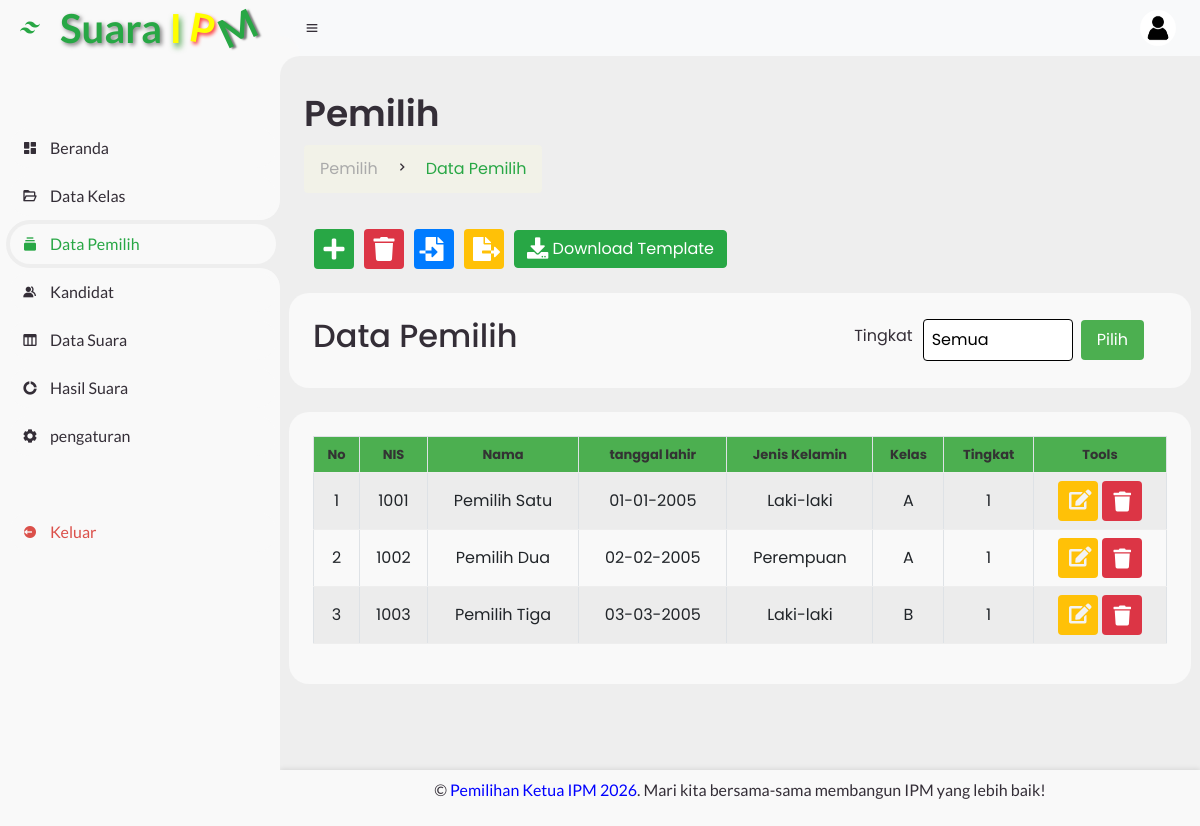
Screenshot of /sistem1/pages/upload_dpt.php (signed in) with the database file from the repository.
### tables this page shows
CREATE TABLE tbl_dpt (
  id INT AUTO_INCREMENT PRIMARY KEY,
  nim VARCHAR(30) NOT NULL,
  kode_akses VARCHAR(50) NOT NULL,
  nama VARCHAR(100) NOT NULL,
  tgl_lahir VARCHAR(30) DEFAULT NULL,
  jenis_kelamin VARCHAR(20) DEFAULT NULL,
  kelas VARCHAR(30) DEFAULT NULL,
  tingkat VARCHAR(30) DEFAULT NULL,
  level VARCHAR(20) NOT NULL DEFAULT 'user'
);

### model/query.php (called while the page is built, shortened)
<?php
function db_jalankan($sql, $tipe = '', $param = [])
{
    global $koneksi;
    $stmt = mysqli_prepare($koneksi, $sql);
    mysqli_stmt_execute($stmt);
    return $stmt;
}
function db_semua($sql, $tipe = '', $param = [])
{
    $stmt = db_jalankan($sql, $tipe, $param);
    $hasil = mysqli_stmt_get_result($stmt);
    $baris = $hasil ? mysqli_fetch_all($hasil, MYSQLI_ASSOC) : [];
    return $baris;
}
function cariDaftarPemilih($cari = null, $tingkat = null)
{
    return db_semua("SELECT * FROM tbl_dpt ORDER BY nim ASC");
}

### sistem1/pages/upload_dpt.php (the view, shortened to what this page needs)
<?php
include '../../koneksi.php';
require_once '../../model/query.php';
?>
<!DOCTYPE html>
<html lang="en">
<head>
    <link rel="stylesheet" href="https://cdnjs.cloudflare.com/ajax/libs/font-awesome/6.0.0-beta3/css/all.min.css">
    <link rel="stylesheet" href="https://stackpath.bootstrapcdn.com/bootstrap/4.5.2/css/bootstrap.min.css">
    <link rel="stylesheet" href="https://maxcdn.bootstrapcdn.com/bootstrap/4.5.2/css/bootstrap.min.css">
  <link rel="stylesheet" href="https://cdn.jsdelivr.net/npm/boxicons@2.1.0/css/boxicons.min.css">
     <link rel="stylesheet" href="https://cdnjs.cloudflare.com/ajax/libs/font-awesome/5.15.3/css/all.min.css">
	<link rel="stylesheet" href="../assets/css/style.css">
    <link rel="stylesheet" href="../../assets/css/components/footer.css">
</head>
<body>
    <?php include "../view/header.php"; ?>
    <section id="content">
    <nav class="navbar navbar-expand-lg navbar-light bg-light">
        <i class='bx bx-menu'></i>
        <div class="ml-auto d-flex align-items-center">
            <div class="profile">
            <img src="../assets/img/logo.png" alt="Profile Picture" id="profile-pic">
        </div>
    </nav>
        <div id="page-wrapper">
            <main>
                <div class="head-title">
                    <div class="left">
                        <h1>Pemilih</h1>
                        <ul class="breadcrumb">
                            <li><a href="#">Pemilih</a></li>
                            <li><i class='bx bx-chevron-right'></i></li>
                            <li><a class="active" href="#">Data Pemilih</a></li>
                        </ul>
                    </div>
                </div>
                <div id="page-inner">
                    <div class="row">
                            <div class="container">
                                <button type="button" class="btn btn-icon btn-tambah" data-toggle="modal" data-target="#tambahDataModal" title="Tambah Data">
                                    <i class="fas fa-plus fa-lg"></i>
                                </button>
                                <a href="../actions/hapus_semua.php?confirm=true" onclick="return confirm('Anda yakin ingin menghapus semua data?')" class="btn btn-icon btn-hapus-semua" title="Hapus Semua Data">
                                    <i class="fas fa-trash fa-lg"></i>
                                </a>
                                <button type="button" class="btn btn-icon btn-import" data-toggle="modal" data-target="#importDataModal" title="Import Data">
                                    <i class="fas fa-file-import fa-lg" style="margin-right: 5px;"></i>
                                </button>
                                <a href="export.php" class="btn btn-icon btn-export" title="Export Data">
                                    <i class="fas fa-file-export fa-lg" style="margin-left: 5px;"></i>
                                </a>
                                <a href="../templates/template-dpt.xlsx"style="margin-left: 10px; margin-top: 20px"  download class="btn btn-success">
                                    <i class="fas fa-download fa-lg"></i>
                                     <span class="d-none d-md-inline"> Download Template</span>
                                </a>
                        </div>
                        <div class="table-data">
                            <div class="orderBox">
                            <h2>Data Pemilih</h2>
                            <div class="class">
                                <div class="container">
                                    <form action="upload_dpt.php" method="GET">
                                        <div class="select-wrapper">
                                            <label for="tingkat">Tingkat</label>
                                            <select id="tingkat" name="tingkat" onchange="tampilkanPemilih()">
                                                <option value="Semua">Semua</option>
                                            </select>
                                            <input type="submit" value="Pilih">
                                        </div>
                                    </form>
                                </div>
                            </div>
                        </div>
                    </div>
                <div class="table-data">
                    <div class="order">
                                <div class="table-responsive">
                                    <table id="data-kelas" class="table table-striped table-bordered table-hover">
                                        <thead>
                                            <tr>
                                                <th class="align-middle text-center">No</th>
                                                <th class="align-middle text-center">NIS</th>
                                                <th class="align-middle text-center">Nama</th>
                                                <th class="align-middle text-center">tanggal lahir</th>
                                                <th class="align-middle text-center">Jenis Kelamin</th>
                                                <th class="align-middle text-center">Kelas</th>
                                                <th class="align-middle text-center">Tingkat</th>
                                                <th class="align-middle text-center">Tools</th>
                                            </tr>
                                        </thead>
                                        <tbody>
                                            <?php
                                            $no = 1;
                                            if (isset($_GET['cari'])) {
                                                $cari = $_GET['cari'];
                                                $data = cariDaftarPemilih($cari);
                                            } elseif (isset($_GET['tingkat']) && $_GET['tingkat'] !== "Semua") {
    										    $tingkat = $_GET['tingkat'];
                                                $data = cariDaftarPemilih(null, $tingkat);
                                            } else {
                                                $data = cariDaftarPemilih();
                                            }
                                            foreach ($data as $d) {
                                            ?>
                                            <tr>
                                                <td class="align-middle text-center"><?php echo $no++; ?></td>
                                                <td class="align-middle text-center"><?php echo $d['nim']; ?></td>
                                                <td class="align-middle text-center"><?php echo $d['nama']; ?></td>
                                                <td class="align-middle text-center"><?php echo date('d-m-Y', strtotime($d['tgl_lahir'])); ?></td>
                                                <td class="align-middle text-center"><?php echo $d['jenis_kelamin']; ?></td>
                                                <td class="align-middle text-center"><?php echo $d['kelas']; ?></td>
                                                <td class="align-middle text-center"><?php echo $d['tingkat']; ?></td>
                                                <td class="align-middle text-center">
                                                    <button class="btn btn-warning edit-btn" data-toggle="modal" data-target="#editDataModal<?php echo $d['id']; ?>"> <i class="fas fa-edit fa-lg" style='color:#f3f3f3'  ></i></button>
                                                    <a class="btn btn-danger delete-btn" href="../actions/hapus_pemilih.php?id=<?php echo $d['id']; ?>" onclick="return confirm('Anda yakin mau menghapus item ini ?')"><i class="fas fa-trash fa-lg"></i> </a>
                                                </td>
                                            </tr>
                                            <?php } ?>
                                        </tbody>
                                    </table>
                                </div>
                            </div>
                         </div>
                        </div>
            </main>
             <?php include '../view/footer.php'; ?>
        </div>
    </section>
</body>
</html>

### sistem1/assets/css/style.css (style rules this page uses)
* { margin: 0; padding: 0; box-sizing: border-box; }
a { text-decoration: none; }
li { list-style: none; }
:root { --poppins: "Poppins", sans-serif; --lato: "Lato", sans-serif; --green: #28a745; --light-green: #c3e6cb; --light: #f9f9f9; --blue: #3c91e6; --light-blue: #cfe8ff; --grey: #eee; --dark-grey: #aaaaaa; --dark: #342e37; --red: #db504a; --yellow: rgba( 255, 206, 38, 0.1 ); --light-yellow: rgba( 255, 255, 204, 0.1 ); --light-orange: #ffe0d3; }
html { overflow-x: hidden; }
body { background: var(--grey); overflow-x: hidden; }
#content { position: relative; width: calc(100% - 280px); left: 280px; transition: width 0.3s ease; }
#content nav { height: 56px; background: var(--light); padding: 0 24px; display: flex; align-items: center; grid-gap: 24px; font-family: var(--lato); position: sticky; top: 0; left: 0; z-index: 1000; }
#content nav::before { content: ""; position: absolute; width: 40px; height: 40px; bottom: -40px; left: 0; border-radius: 50%; box-shadow: -20px -20px 0 var(--light); }
#content nav .bx.bx-menu { cursor: pointer; color: var(--dark); }
#content nav .profile img { width: 36px; height: 36px; object-fit: cover; border-radius: 50%; }
#content main { width: 100%; padding: 36px 24px; font-family: var(--poppins); max-height: calc(100vh - 56px); overflow-y: auto; }
#content main .head-title { display: flex; align-items: center; justify-content: space-between; grid-gap: 16px; flex-wrap: wrap; }
#content main .head-title .left h1 { font-size: 36px; font-weight: 600; margin-bottom: 10px; color: var(--dark); }
#content main .head-title .left .breadcrumb { display: flex; align-items: center; grid-gap: 16px; background: rgba(255, 255, 204, 0.2); }
#content main .head-title .left .breadcrumb li { color: var(--dark); }
#content main .head-title .left .breadcrumb li a { color: var(--dark-grey); pointer-events: none; }
#content main .head-title .left .breadcrumb li a.active { color: var(--green); pointer-events: unset; text-decoration: none; }
#content main .table-data { display: flex; flex-wrap: wrap; grid-gap: 24px; margin-top: 24px; width: 100%; color: var(--dark); }
#content main .table-data > div { border-radius: 20px; background: var(--light); padding: 24px; overflow-x: auto; }
#content main .table-data .order { flex-grow: 1; flex-basis: 500px; }
#content main .table-data .orderBox { flex-grow: 1; flex-basis: 500px; }
#content main .table-data .order table { width: 100%; border-collapse: collapse; }
#content main .table-data .order table th { padding-bottom: 12px; font-size: 13px; text-align: left; border-bottom: 1px solid var(--grey); }
#content main .table-data .order table td { padding: 16px 12px; border-bottom: 1px solid var(--grey); }
#content main .table-data .table-responsive { flex-grow: 1; flex-basis: 500px; }
#content main .table-data .table-responsive table { width: 100%; border-collapse: collapse; }
#content main .table-data .table-responsive table th, #content main .table-data .table-responsive table td { padding: 8px; text-align: center; }
#content main .table-data .table-responsive table th { background-color: #4caf50; color: #333; }
#content main .table-data .table-responsive table tbody tr:nth-child(even) { background-color: #f9f9f9; }

### sistem1/view/header.php (style rules this page uses)
:root { --poppins: "Poppins", sans-serif; --lato: "Lato", sans-serif; --light: #f9f9f9; --green: #28a745; --light-green: #c3e6cb; --grey: #eee; --dark-grey: #aaaaaa; --dark: #342e37; --red: #db504a; --yellow: #ffce26; --light-yellow: #fff2c6; --orange: #fd7238; --light-orange: #ffe0d3; }

### rows the page displays
tbl_dpt: nim "1001", nama "Pemilih Satu", tgl_lahir "01-01-2005", jenis_kelamin "Laki-laki", kelas "A", tingkat "1"
tbl_dpt: nim "1002", nama "Pemilih Dua", tgl_lahir "02-02-2005", jenis_kelamin "Perempuan", kelas "A", tingkat "1"
tbl_dpt: nim "1003", nama "Pemilih Tiga", tgl_lahir "03-03-2005", jenis_kelamin "Laki-laki", kelas "B", tingkat "1"
